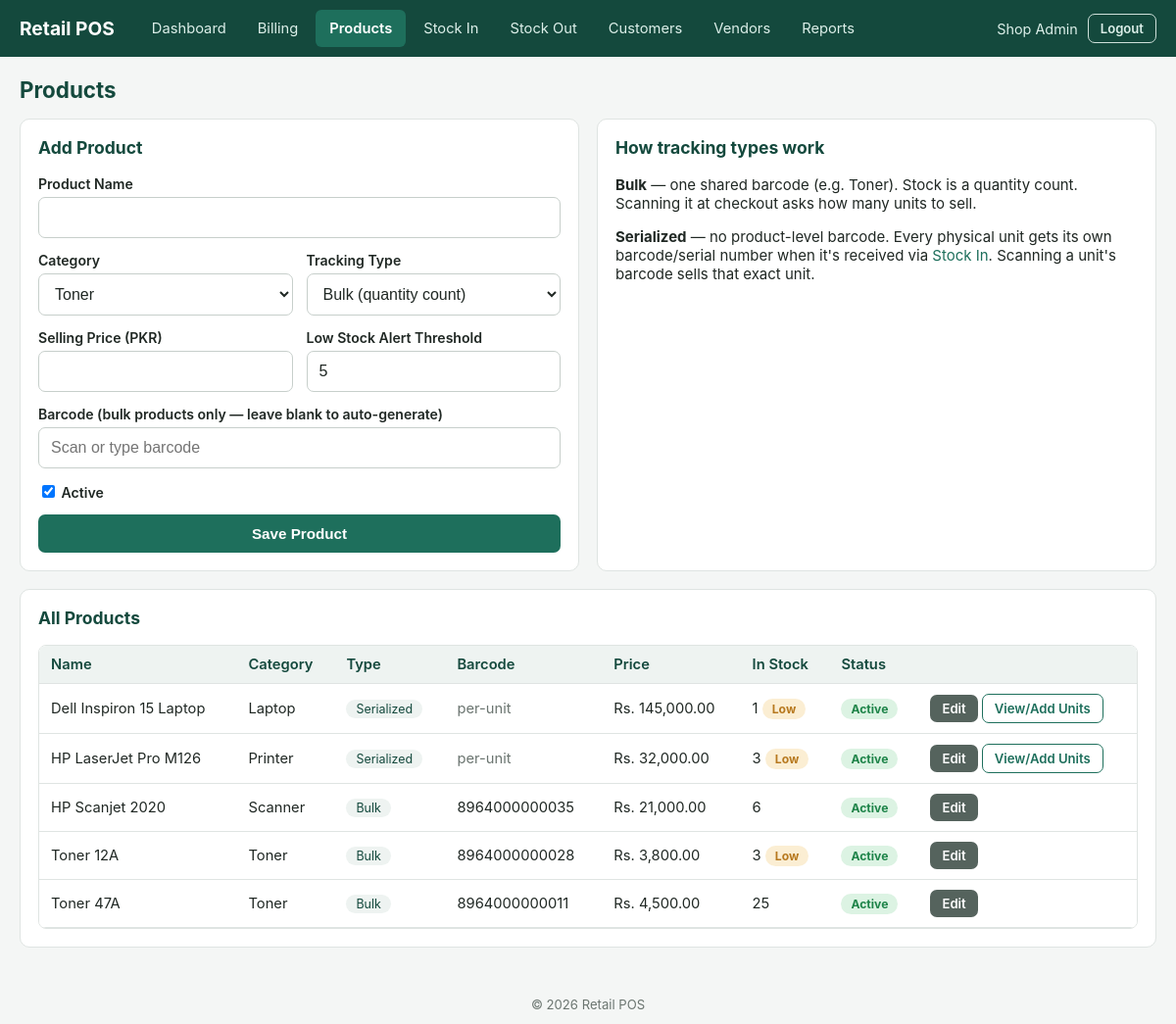
The page /products.php (signed in) on the database its author committed.
### tables this page shows
CREATE TABLE products (
    id                  INT AUTO_INCREMENT PRIMARY KEY,
    name                VARCHAR(150) NOT NULL,
    category            VARCHAR(50) NOT NULL DEFAULT 'other',
    tracking_type       ENUM('bulk','serialized') NOT NULL,
    barcode             VARCHAR(64) NULL UNIQUE,
    unit_price          DECIMAL(12,2) NOT NULL DEFAULT 0,
    stock_qty           INT NOT NULL DEFAULT 0,
    low_stock_threshold INT NOT NULL DEFAULT 5,
    is_active           TINYINT(1) NOT NULL DEFAULT 1,
    created_at          TIMESTAMP NOT NULL DEFAULT CURRENT_TIMESTAMP,
    updated_at          TIMESTAMP NOT NULL DEFAULT CURRENT_TIMESTAMP ON UPDATE CURRENT_TIMESTAMP
);

### includes/functions.php (called while the page is built, shortened)
<?php
function money($amount): string
{
    return APP_CURRENCY_SYMBOL . ' ' . number_format((float) $amount, 2);
}
function h($str): string
{
    return htmlspecialchars((string) $str, ENT_QUOTES, 'UTF-8');
}

### includes/auth.php (called while the page is built, shortened)
<?php
function current_user_name(): string
{
    return $_SESSION['user_name'] ?? 'User';
}

### products.php (the view, shortened to what this page needs)
<?php
require_once __DIR__ . '/includes/db.php';
require_once __DIR__ . '/includes/functions.php';
require_once __DIR__ . '/includes/auth.php';
$pageTitle = 'Products';
$editProduct = null;
$products = $pdo->query("SELECT * FROM products ORDER BY is_active DESC, name ASC")->fetchAll();
$serialCounts = $pdo->query("SELECT product_id, COUNT(*) AS c FROM serial_numbers WHERE status='in_stock' GROUP BY product_id")
    ->fetchAll(PDO::FETCH_KEY_PAIR);
require __DIR__ . '/includes/header.php';
?>
<div class="grid grid-2">
  <div class="card">
    <h3><?= $editProduct ? 'Edit Product' : 'Add Product' ?></h3>
    <form method="post" action="product_save.php">
      <div class="form-group">
        <label>Product Name</label>
        <input type="text" name="name" required value="<?= h($editProduct['name'] ?? '') ?>">
      </div>
      <div class="form-row">
        <div class="form-group">
          <label>Category</label>
          <select name="category">
            <?php foreach (['toner', 'printer', 'laptop', 'scanner', 'other'] as $cat): ?>
              <option value="<?= $cat ?>" <?= (($editProduct['category'] ?? '') === $cat) ? 'selected' : '' ?>><?= ucfirst($cat) ?></option>
            <?php endforeach; ?>
          </select>
        </div>
        <div class="form-group">
          <label>Tracking Type</label>
          <select name="tracking_type" id="trackingType" <?= $editProduct ? 'disabled' : '' ?> required>
            <option value="bulk" <?= (($editProduct['tracking_type'] ?? '') === 'bulk') ? 'selected' : '' ?>>Bulk (quantity count)</option>
          </select>
        </div>
      </div>
      <div class="form-row">
        <div class="form-group">
          <label>Selling Price (PKR)</label>
          <input type="number" step="0.01" min="0" name="unit_price" required value="<?= h($editProduct['unit_price'] ?? '') ?>">
        </div>
        <div class="form-group">
          <label>Low Stock Alert Threshold</label>
          <input type="number" min="0" name="low_stock_threshold" value="<?= h($editProduct['low_stock_threshold'] ?? 5) ?>">
        </div>
      </div>
      <div class="form-group" id="barcodeGroup">
        <label>Barcode (bulk products only &mdash; leave blank to auto-generate)</label>
        <input type="text" name="barcode" value="<?= h($editProduct['barcode'] ?? '') ?>" placeholder="Scan or type barcode">
      </div>
      <div class="form-group">
        <label><input type="checkbox" name="is_active" <?= (!$editProduct || $editProduct['is_active']) ? 'checked' : '' ?> style="width:auto;"> Active</label>
      </div>
      <div class="form-row">
        <button type="submit" class="btn">Save Product</button>
      </div>
    </form>
  </div>
  <div class="card">
    <h3>How tracking types work</h3>
    <p><strong>Bulk</strong> &mdash; one shared barcode (e.g. Toner). Stock is a quantity count. Scanning it at checkout asks how many units to sell.</p>
    <p><strong>Serialized</strong> &mdash; no product-level barcode. Every physical unit gets its own barcode/serial number when it's received via <a href="stock_in.php">Stock In</a>. Scanning a unit's barcode sells that exact unit.</p>
  </div>
</div>
<div class="card">
  <h3>All Products</h3>
  <div class="table-wrap">
    <table>
      <thead>
        <tr><th>Name</th><th>Category</th><th>Type</th><th>Barcode</th><th>Price</th><th>In Stock</th><th>Status</th><th></th></tr>
      </thead>
      <tbody>
      <?php foreach ($products as $p): ?>
        <?php
          $stock = $p['tracking_type'] === 'bulk' ? (int) $p['stock_qty'] : (int) ($serialCounts[$p['id']] ?? 0);
          $low = $stock <= (int) $p['low_stock_threshold'];
        ?>
        <tr>
          <td><?= h($p['name']) ?></td>
          <td><?= h(ucfirst($p['category'])) ?></td>
          <td><span class="tag-pill"><?= $p['tracking_type'] === 'bulk' ? 'Bulk' : 'Serialized' ?></span></td>
          <td><?= $p['tracking_type'] === 'bulk' ? h($p['barcode']) : '<span class="text-muted">per-unit</span>' ?></td>
          <td><?= money($p['unit_price']) ?></td>
          <td><?= $stock ?> <?= $low ? '<span class="badge badge-warning">Low</span>' : '' ?></td>
          <td><?= $p['is_active'] ? '<span class="badge badge-success">Active</span>' : '<span class="badge">Inactive</span>' ?></td>
          <td>
            <a href="products.php?edit=<?= (int) $p['id'] ?>" class="btn btn-small btn-secondary">Edit</a>
            <?php if ($p['tracking_type'] === 'serialized'): ?>
              <a href="stock_in.php?product=<?= (int) $p['id'] ?>&type=serialized" class="btn btn-small btn-outline" style="color:var(--primary);border-color:var(--primary);">View/Add Units</a>
            <?php endif; ?>
          </td>
        </tr>
      <?php endforeach; ?>
      </tbody>
    </table>
  </div>
</div>
<?php require __DIR__ . '/includes/footer.php'; ?>

### includes/header.php (shortened to what this page needs)
<?php
$pageTitle = $pageTitle ?? APP_NAME;
$currentScript = basename($_SERVER['SCRIPT_NAME']);
$navItems = [
    'index.php'     => 'Dashboard',
    'billing.php'   => 'Billing',
    'products.php'  => 'Products',
    'stock_in.php'  => 'Stock In',
    'stock_out.php' => 'Stock Out',
    'customers.php' => 'Customers',
    'vendors.php'   => 'Vendors',
    'reports.php'   => 'Reports',
];
?>
<!DOCTYPE html>
<html lang="en">
<head>
<link rel="stylesheet" href="assets/css/style.css">
</head>
<body>
<div class="app-shell">
  <header class="topbar">
    <div class="brand"><?= h(APP_NAME) ?></div>
    <nav class="main-nav">
      <?php foreach ($navItems as $file => $label): ?>
        <a href="<?= h($file) ?>" class="<?= $currentScript === $file ? 'active' : '' ?>"><?= h($label) ?></a>
      <?php endforeach; ?>
    </nav>
    <div class="user-box">
      <span><?= h(current_user_name()) ?></span>
      <a href="logout.php" class="btn btn-small btn-outline">Logout</a>
    </div>
  </header>
  <main class="content">
    <h1 class="page-title"><?= h($pageTitle) ?></h1>

### includes/footer.php
  </main>
  <footer class="app-footer">&copy; <?= date('Y') ?> <?= h(APP_NAME) ?></footer>
</div>
</body>
</html>

### assets/css/style.css (style rules this page uses)
:root { --primary: #1e6f5c; --primary-dark: #14493d; --accent: #e8a33d; --danger: #c0392b; --success: #1e8449; --warning: #b7791f; --bg: #f4f6f5; --card-bg: #ffffff; --border: #dfe4e2; --text: #202824; --text-muted: #6b7570; }
* { box-sizing: border-box; }
body { margin: 0; font-family: -apple-system, "Segoe UI", Roboto, Arial, sans-serif; background: var(--bg); color: var(--text); font-size: 15px; }
a { color: var(--primary); text-decoration: none; }
.app-shell { min-height: 100vh; display: flex; flex-direction: column; }
.topbar { background: var(--primary-dark); color: #fff; display: flex; align-items: center; gap: 24px; padding: 10px 20px; flex-wrap: wrap; }
.brand { font-weight: 700; font-size: 1.2rem; white-space: nowrap; }
.main-nav { display: flex; gap: 4px; flex-wrap: wrap; flex: 1; }
.main-nav a { color: #dcefe9; padding: 10px 14px; border-radius: 6px; font-size: 0.92rem; }
.main-nav a.active { background: var(--primary); color: #fff; font-weight: 600; }
.user-box { display: flex; align-items: center; gap: 10px; color: #dcefe9; font-size: 0.9rem; }
.content { flex: 1; padding: 20px; max-width: 1400px; width: 100%; margin: 0 auto; }
.page-title { margin: 0 0 16px; font-size: 1.4rem; color: var(--primary-dark); }
.app-footer { text-align: center; padding: 12px; color: var(--text-muted); font-size: 0.82rem; }
.card { background: var(--card-bg); border: 1px solid var(--border); border-radius: 10px; padding: 18px; margin-bottom: 18px; }
.card h2, .card h3 { margin-top: 0; color: var(--primary-dark); }
.grid { display: grid; gap: 18px; }
.grid-2 { grid-template-columns: 1fr 1fr; }
table { width: 100%; border-collapse: collapse; background: var(--card-bg); }
th, td { padding: 10px 12px; border-bottom: 1px solid var(--border); text-align: left; font-size: 0.92rem; }
th { background: #eef3f1; color: var(--primary-dark); font-weight: 600; }
.table-wrap { overflow-x: auto; border: 1px solid var(--border); border-radius: 8px; }
.table-wrap table { border: none; border-radius: 0; }
.form-group { margin-bottom: 14px; }
.form-group label { display: block; margin-bottom: 5px; font-weight: 600; font-size: 0.88rem; color: var(--text); }
input[type=text], input[type=number], input[type=password], input[type=date], input[type=tel], input[type=search], select, textarea { width: 100%; padding: 11px 12px; border: 1px solid #c7cfcb; border-radius: 7px; font-size: 1rem; background: #fff; color: var(--text); }
.form-row { display: flex; gap: 14px; flex-wrap: wrap; }
.form-row > * { flex: 1; min-width: 160px; }
.btn { display: inline-block; padding: 11px 18px; border-radius: 7px; border: none; background: var(--primary); color: #fff; font-size: 0.95rem; font-weight: 600; cursor: pointer; text-align: center; }
.btn-outline { background: transparent; border: 1px solid #cfe0da; color: #dcefe9; }
.btn-secondary { background: #55635d; }
.btn-small { padding: 6px 12px; font-size: 0.82rem; }
.badge { display: inline-block; padding: 3px 10px; border-radius: 20px; font-size: 0.76rem; font-weight: 700; background: #e4e9e7; color: #444; }
.badge-success { background: #dcf3e3; color: var(--success); }
.badge-warning { background: #fbeed3; color: var(--warning); }
.text-muted { color: var(--text-muted); }
.tag-pill { display: inline-block; background: #eef3f1; padding: 2px 10px; border-radius: 20px; font-size: 0.78rem; color: var(--primary-dark); }

### rows shown on the page
products: name "Dell Inspiron 15 Laptop", category "Laptop", shows "Serialized", shows "per-unit", unit_price "Rs. 145,000.00", stock "1", low_stock_threshold "Low", is_active "Active"
products: name "HP LaserJet Pro M126", category "Printer", shows "Serialized", shows "per-unit", unit_price "Rs. 32,000.00", stock "3", low_stock_threshold "Low", is_active "Active"
products: name "HP Scanjet 2020", category "Scanner", tracking_type "Bulk", barcode "8964000000035", unit_price "Rs. 21,000.00", stock_qty "6", is_active "Active"
products: name "Toner 12A", category "Toner", tracking_type "Bulk", barcode "8964000000028", unit_price "Rs. 3,800.00", stock_qty "3", is_active "Active"
products: name "Toner 47A", category "Toner", tracking_type "Bulk", barcode "8964000000011", unit_price "Rs. 4,500.00", stock_qty "25", is_active "Active"

### other values the page prints
APP_NAME "Retail POS"
$label "Dashboard"
$label "Billing"
$label "Products"
$label "Stock In"
$label "Stock Out"
$label "Customers"
$label "Vendors"
$label "Reports"
current_user_name() "Shop Admin"
$pageTitle "Products"
form field category "Toner"
